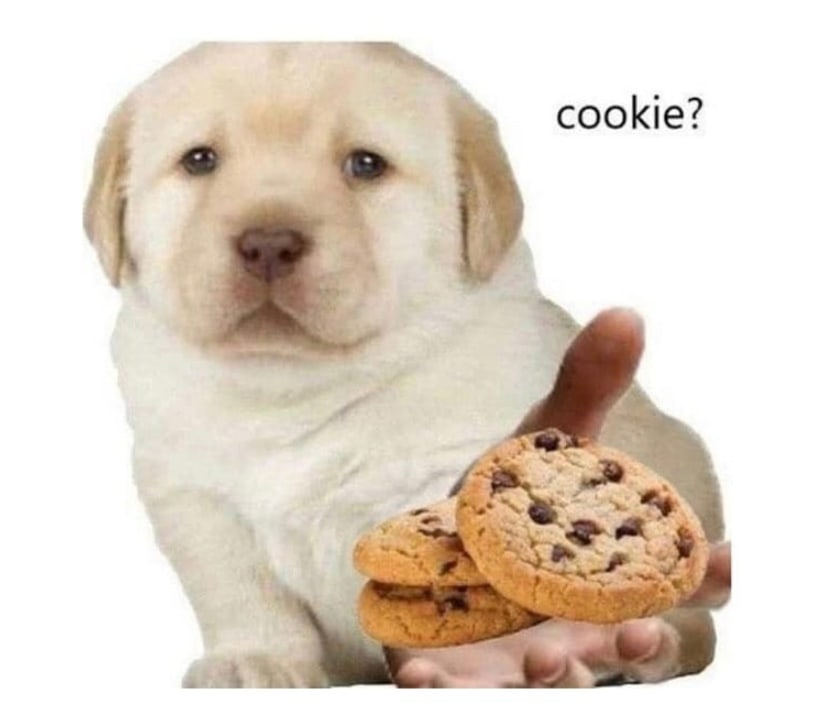
#> input picture lab 7/cookie.jpg, 817 x 702 px
$ python 'zadacha 2 lab 7.py'
#> lines starting #> are read from the running program, lines starting #| are printed output that depends on the picture
from PIL import Image

image = Image.open("cookie.jpg")
#> image is the input picture: PIL image 817x702 RGB; mean R, G, B 223.8, 211.2, 198

resize = image.resize((int(image.width/3), int(image.height/3)))
resize.save("resize.jpg")

horiz = image.transpose(Image.FLIP_LEFT_RIGHT)
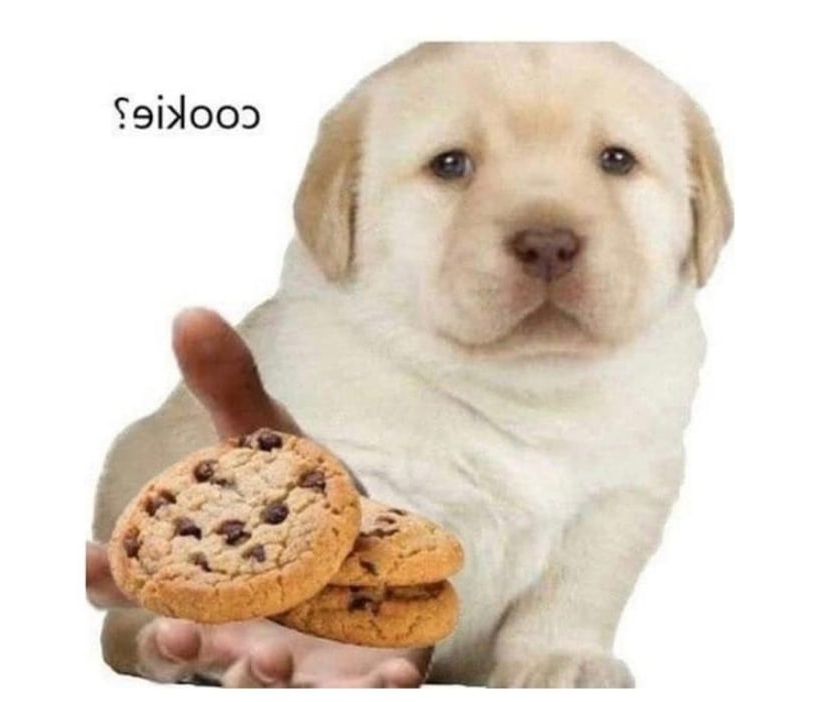
#> horiz: PIL image 817x702 RGB; mean R, G, B 223.8, 211.2, 198
horiz.save("horiz.jpg")

vertical = image.transpose(Image.FLIP_TOP_BOTTOM)
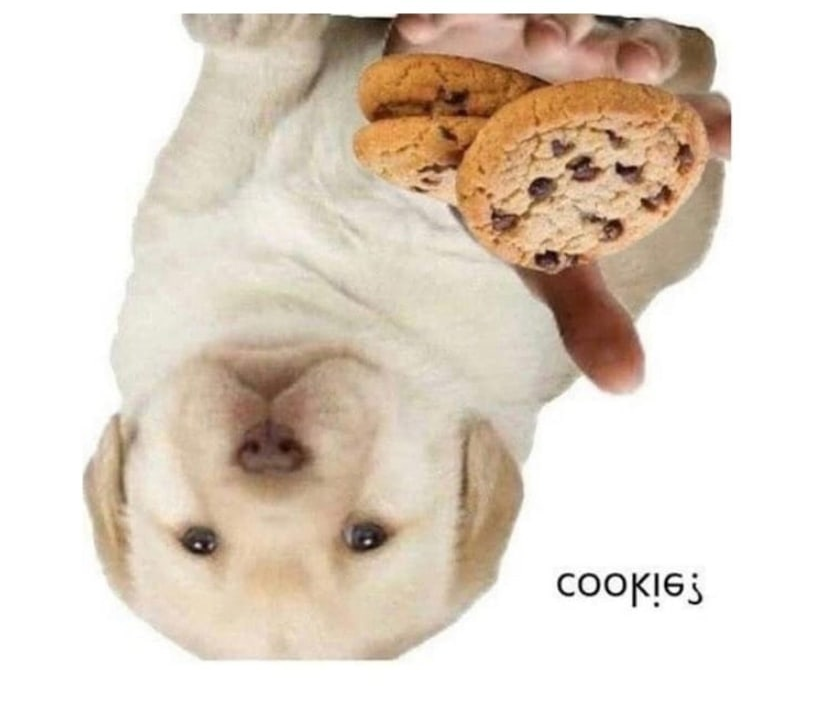
#> vertical: PIL image 817x702 RGB; mean R, G, B 223.8, 211.2, 198
vertical.save("vertical.jpg")
